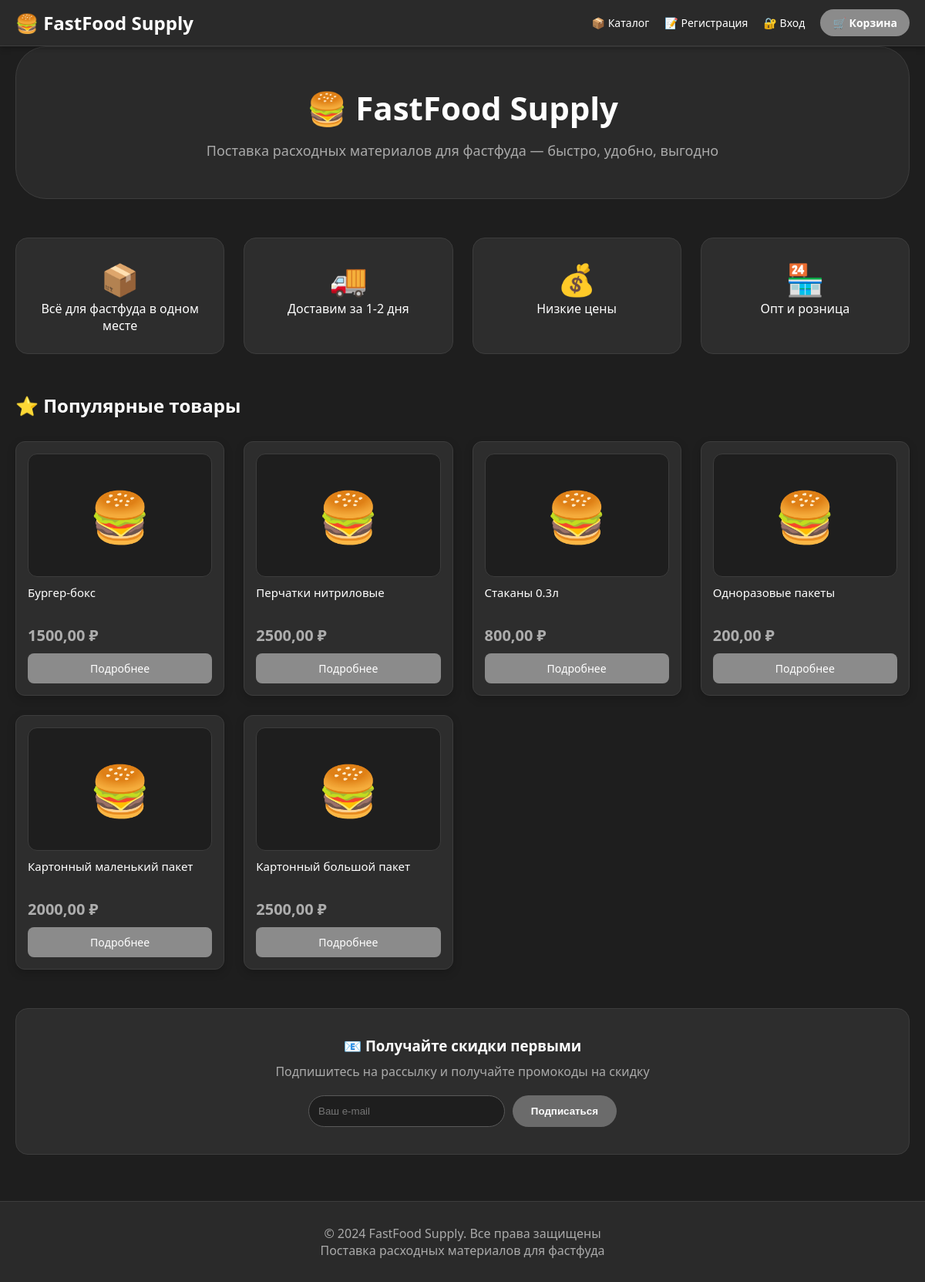
The page / on the database its author committed.
### shop/models.py (models this page shows, shortened)
class Product(models.Model):
    category = models.ForeignKey(Category, on_delete=models.CASCADE, related_name='products')
    name = models.CharField(max_length=200, verbose_name='Название')
    slug = models.SlugField(unique=True)
    description = models.TextField(verbose_name='Описание')
    price = models.DecimalField(max_digits=10, decimal_places=2, verbose_name='Цена')
    stock = models.PositiveIntegerField(default=0, verbose_name='Наличие')
    image = models.ImageField(upload_to='products/', blank=True, null=True, verbose_name='Изображение')
    emoji = models.CharField(max_length=10, blank=True, default='🍔', verbose_name='Эмодзи')
    created_at = models.DateTimeField(auto_now_add=True)
    class Meta:
        verbose_name = 'Товар'
        verbose_name_plural = 'Товары'

### shop/views.py (the view)
# urls.py: path('', views.home, name='home'),
def home(request):
    products = Product.objects.all()[:6]
    return render(request, 'shop/home.html', {'products': products})

### shop/context_processors.py (called while the page is built)
def cart_count(request):
    cart = request.session.get('cart', {})
    count = sum(item.get('quantity', 0) for item in cart.values())
    return {'cart_count': count}

### shop/templates/shop/home.html
{% extends 'shop/base.html' %}
{% load static %}
{% block content %}
<div style="background: #2a2a2a; border-radius: 40px; padding: 50px 40px; margin-bottom: 50px; text-align: center; border: 1px solid #3d3d3d;">
    <h1 style="font-size: 42px; margin-bottom: 15px; color: white;">🍔 FastFood Supply</h1>
    <p style="font-size: 18px; color: #aaaaaa;">Поставка расходных материалов для фастфуда — быстро, удобно, выгодно</p>
</div>
<div style="display: grid; grid-template-columns: repeat(auto-fit, minmax(200px, 1fr)); gap: 25px; margin-bottom: 50px;">
    <div style="text-align: center; padding: 25px; background: #2d2d2d; border-radius: 16px; border: 1px solid #3d3d3d;">
        <div style="font-size: 40px;">📦</div>
        <div style="color: white;">Всё для фастфуда в одном месте</div>
    </div>
    <div style="text-align: center; padding: 25px; background: #2d2d2d; border-radius: 16px; border: 1px solid #3d3d3d;">
        <div style="font-size: 40px;">🚚</div>
        <div style="color: white;">Доставим за 1-2 дня</div>
    </div>
    <div style="text-align: center; padding: 25px; background: #2d2d2d; border-radius: 16px; border: 1px solid #3d3d3d;">
        <div style="font-size: 40px;">💰</div>
        <div style="color: white;">Низкие цены</div>
    </div>
    <div style="text-align: center; padding: 25px; background: #2d2d2d; border-radius: 16px; border: 1px solid #3d3d3d;">
        <div style="font-size: 40px;">🏪</div>
        <div style="color: white;">Опт и розница</div>
    </div>
</div>
{% if products %}
<h2 style="font-size: 24px; margin-bottom: 20px; color: white;">⭐ Популярные товары</h2>
<div class="product-grid">
    {% for product in products %}
    <div class="product-card">
        <div style="width: 100%; height: 160px; background: #1e1e1e; display: flex; align-items: center; justify-content: center; border-radius: 12px; margin-bottom: 10px; border: 1px solid #3d3d3d;">
            <span style="font-size: 64px;">{{ product.emoji|default:"🍔" }}</span>
        </div>
        <h3>{{ product.name }}</h3>
        <div class="price">{{ product.price }} ₽</div>
        <a href="/product/{{ product.slug }}/" class="btn">Подробнее</a>
    </div>
    {% endfor %}
</div>
{% endif %}
<div style="background: #2d2d2d; border-radius: 16px; padding: 35px; text-align: center; margin-top: 50px; border: 1px solid #3d3d3d;">
    <h3 style="margin-bottom: 10px; color: white;">📧 Получайте скидки первыми</h3>
    <p style="color: #aaaaaa; margin-bottom: 20px;">Подпишитесь на рассылку и получайте промокоды на скидку</p>
    <div style="display: flex; max-width: 400px; margin: 0 auto; gap: 10px;">
        <input type="email" placeholder="Ваш e-mail" style="flex: 1; padding: 12px; border: 1px solid #5a5a5a; border-radius: 40px; background: #1e1e1e; color: white;">
        <button style="background: #6b6b6b; color: white; border: none; padding: 12px 24px; border-radius: 40px; cursor: pointer;">Подписаться</button>
    </div>
</div>
{% endblock %}

### shop/templates/shop/base.html (style rules this page uses)
:root { --primary-color: #8b8b8b; --primary-dark: #6b6b6b; --primary-light: #adadad; --header-bg: #2a2a2a; --bg-dark: #1e1e1e; --card-bg: #2d2d2d; --text-light: #ffffff; --text-gray: #aaaaaa; --border-color: #3d3d3d; }
* { margin: 0; padding: 0; box-sizing: border-box; }
body { font-family: 'Segoe UI', Roboto, Arial, sans-serif; background: var(--bg-dark); color: var(--text-light); }
.product-grid { display: grid; grid-template-columns: repeat(auto-fill, minmax(220px, 1fr)); gap: 25px; margin: 30px 0; }
.product-card { background: var(--card-bg); border-radius: 12px; padding: 15px; box-shadow: 0 4px 12px rgba(0,0,0,0.2); transition: transform 0.2s, box-shadow 0.2s; border: 1px solid var(--border-color); }
.product-card h3 { font-size: 15px; font-weight: 500; margin: 10px 0; line-height: 1.4; height: 42px; overflow: hidden; color: var(--text-light); }
.product-card .price { font-size: 20px; color: var(--primary-light); font-weight: 700; margin: 10px 0; }
.product-card .btn { display: block; background: var(--primary-color); color: white; text-align: center; padding: 10px; border-radius: 8px; text-decoration: none; font-size: 14px; font-weight: 500; }
button, .btn { background: var(--primary-color); color: #1a1a1a; border: none; padding: 10px 20px; border-radius: 30px; cursor: pointer; font-weight: 700; }

### rows shown on the page
Product: emoji "🍔", name "Бургер-бокс", price "1500,00"
Product: emoji "🍔", name "Перчатки нитриловые", price "2500,00"
Product: emoji "🍔", name "Стаканы 0.3л", price "800,00"
Product: emoji "🍔", name "Одноразовые пакеты", price "200,00"
Product: emoji "🍔", name "Картонный маленький пакет", price "2000,00"
Product: emoji "🍔", name "Картонный большой пакет", price "2500,00"
